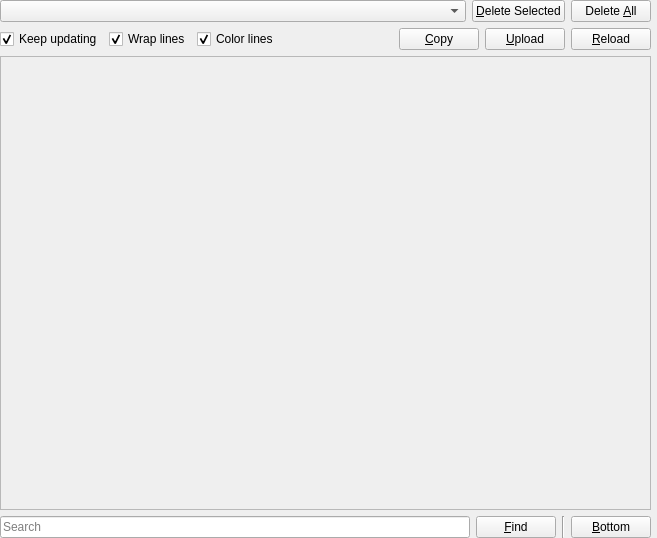
<?xml version="1.0" encoding="UTF-8"?>
<ui version="4.0">
 <class>OtherLogsPage</class>
 <widget class="QWidget" name="OtherLogsPage">
  <property name="geometry">
   <rect>
    <x>0</x>
    <y>0</y>
    <width>657</width>
    <height>538</height>
   </rect>
  </property>
  <layout class="QGridLayout" name="gridLayout_2">
   <property name="leftMargin">
    <number>0</number>
   </property>
   <property name="topMargin">
    <number>0</number>
   </property>
   <property name="rightMargin">
    <number>6</number>
   </property>
   <property name="bottomMargin">
    <number>0</number>
   </property>
   <item row="2" column="2">
    <widget class="QPushButton" name="findButton">
     <property name="sizePolicy">
      <sizepolicy hsizetype="Maximum" vsizetype="Fixed">
       <horstretch>0</horstretch>
       <verstretch>0</verstretch>
      </sizepolicy>
     </property>
     <property name="text">
      <string>&amp;Find</string>
     </property>
    </widget>
   </item>
   <item row="2" column="3">
    <widget class="Line" name="line">
     <property name="orientation">
      <enum>Qt::Vertical</enum>
     </property>
    </widget>
   </item>
   <item row="2" column="4">
    <widget class="QPushButton" name="btnBottom">
     <property name="sizePolicy">
      <sizepolicy hsizetype="Maximum" vsizetype="Fixed">
       <horstretch>0</horstretch>
       <verstretch>0</verstretch>
      </sizepolicy>
     </property>
     <property name="toolTip">
      <string>Scroll all the way to bottom</string>
     </property>
     <property name="text">
      <string>&amp;Bottom</string>
     </property>
    </widget>
   </item>
   <item row="1" column="0" colspan="5">
    <widget class="LogView" name="text">
     <property name="enabled">
      <bool>false</bool>
     </property>
     <property name="undoRedoEnabled">
      <bool>false</bool>
     </property>
     <property name="readOnly">
      <bool>true</bool>
     </property>
     <property name="plainText">
      <string notr="true"/>
     </property>
     <property name="textInteractionFlags">
      <set>Qt::LinksAccessibleByKeyboard|Qt::LinksAccessibleByMouse|Qt::TextBrowserInteraction|Qt::TextSelectableByKeyboard|Qt::TextSelectableByMouse</set>
     </property>
     <property name="centerOnScroll">
      <bool>false</bool>
     </property>
    </widget>
   </item>
   <item row="0" column="0" colspan="5">
    <layout class="QGridLayout" name="gridLayout">
     <item row="0" column="0" colspan="5">
      <layout class="QHBoxLayout" name="horizontalLayout">
       <item>
        <widget class="QComboBox" name="selectLogBox">
         <property name="sizePolicy">
          <sizepolicy hsizetype="Expanding" vsizetype="Fixed">
           <horstretch>0</horstretch>
           <verstretch>0</verstretch>
          </sizepolicy>
         </property>
        </widget>
       </item>
       <item>
        <widget class="QPushButton" name="btnDelete">
         <property name="toolTip">
          <string>Delete the selected log</string>
         </property>
         <property name="text">
          <string>&amp;Delete Selected</string>
         </property>
        </widget>
       </item>
       <item>
        <widget class="QPushButton" name="btnClean">
         <property name="toolTip">
          <string>Delete all the logs</string>
         </property>
         <property name="text">
          <string>Delete &amp;All</string>
         </property>
        </widget>
       </item>
      </layout>
     </item>
     <item row="1" column="0" colspan="5">
      <layout class="QHBoxLayout" name="horizontalLayout1">
       <item>
        <widget class="QCheckBox" name="trackLogCheckbox">
         <property name="text">
          <string>Keep updating</string>
         </property>
         <property name="checked">
          <bool>true</bool>
         </property>
        </widget>
       </item>
       <item>
        <widget class="QCheckBox" name="wrapCheckbox">
         <property name="text">
          <string>Wrap lines</string>
         </property>
         <property name="checked">
          <bool>true</bool>
         </property>
        </widget>
       </item>
       <item>
        <widget class="QCheckBox" name="colorCheckbox">
         <property name="text">
          <string>Color lines</string>
         </property>
         <property name="checked">
          <bool>true</bool>
         </property>
        </widget>
       </item>
       <item>
        <spacer name="horizontalSpacer">
         <property name="orientation">
          <enum>Qt::Horizontal</enum>
         </property>
         <property name="sizeHint" stdset="0">
          <size>
           <width>40</width>
           <height>20</height>
          </size>
         </property>
        </spacer>
       </item>
       <item>
        <widget class="QPushButton" name="btnCopy">
         <property name="toolTip">
          <string>Copy the whole log into the clipboard</string>
         </property>
         <property name="text">
          <string>&amp;Copy</string>
         </property>
        </widget>
       </item>
       <item>
        <widget class="QPushButton" name="btnPaste">
         <property name="toolTip">
          <string>Upload the log to the paste service configured in preferences</string>
         </property>
         <property name="text">
          <string>&amp;Upload</string>
         </property>
        </widget>
       </item>
       <item>
        <widget class="QPushButton" name="btnReload">
         <property name="toolTip">
          <string>Reload the contents of the log from the disk</string>
         </property>
         <property name="text">
          <string>&amp;Reload</string>
         </property>
        </widget>
       </item>
      </layout>
     </item>
    </layout>
   </item>
   <item row="2" column="0" colspan="2">
    <widget class="QLineEdit" name="searchBar">
     <property name="placeholderText">
      <string>Search</string>
     </property>
    </widget>
   </item>
  </layout>
 </widget>
 <customwidgets>
  <customwidget>
   <class>LogView</class>
   <extends>QPlainTextEdit</extends>
   <header>ui/widgets/LogView.h</header>
  </customwidget>
 </customwidgets>
 <tabstops>
  <tabstop>selectLogBox</tabstop>
  <tabstop>btnReload</tabstop>
  <tabstop>btnCopy</tabstop>
  <tabstop>btnPaste</tabstop>
  <tabstop>btnDelete</tabstop>
  <tabstop>btnClean</tabstop>
  <tabstop>wrapCheckbox</tabstop>
  <tabstop>colorCheckbox</tabstop>
  <tabstop>text</tabstop>
  <tabstop>searchBar</tabstop>
  <tabstop>findButton</tabstop>
 </tabstops>
 <resources/>
 <connections/>
</ui>
